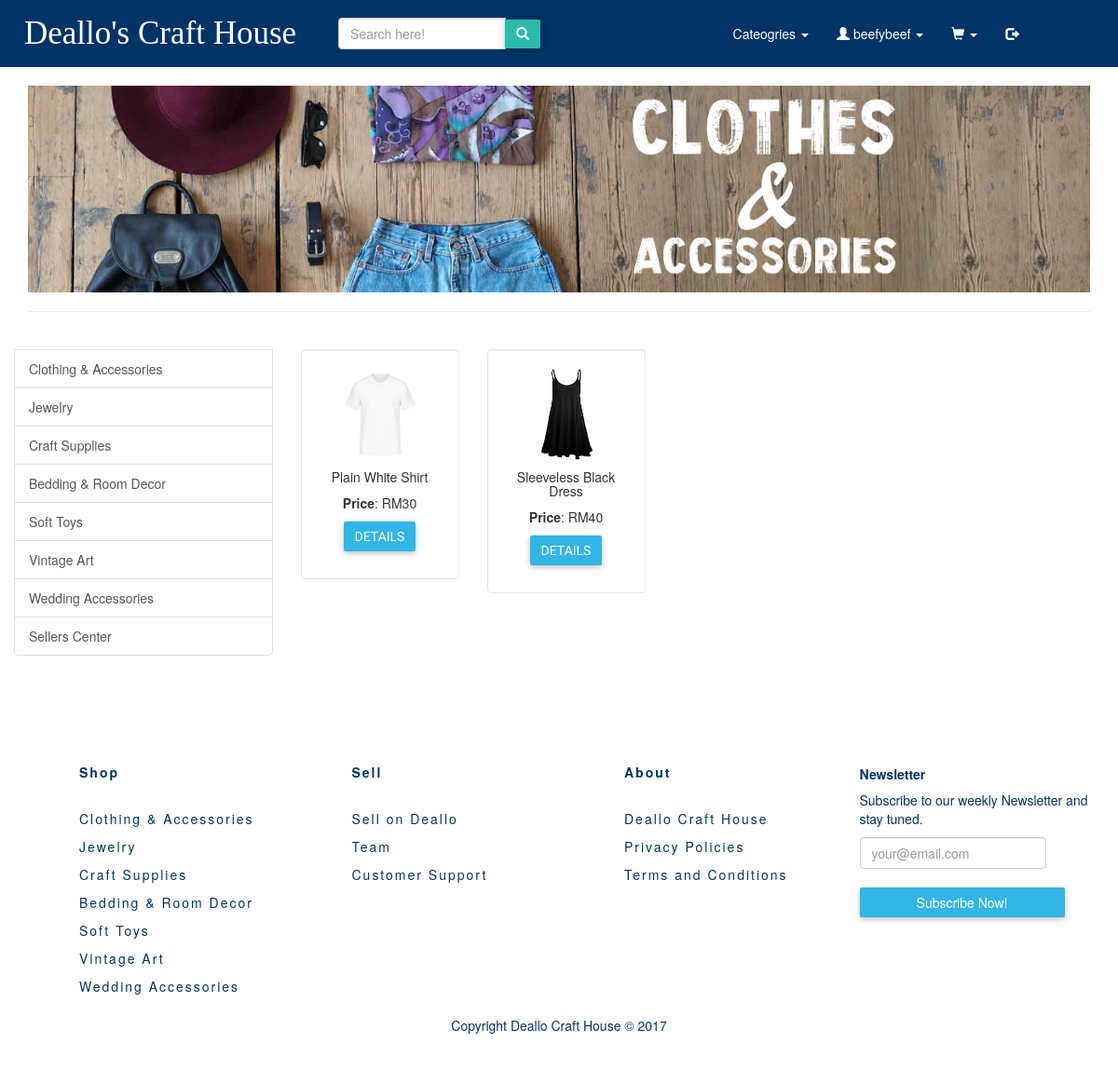
Screenshot of /pages/products/clothingAcc.php (signed in) with the database file from the repository.
### tables this page shows
CREATE TABLE `product` (
  `id` int(11) NOT NULL,
  `name` varchar(80) NOT NULL,
  `summary` varchar(255) NOT NULL,
  `price` double NOT NULL,
  `quantity` varchar(10) NOT NULL,
  `image` varchar(100) NOT NULL,
  `product_owner` varchar(255) NOT NULL,
  `category` varchar(255) NOT NULL
);

### pages/products/clothingAcc.php (the view, shortened to what this page needs)
<?php include '../../includes/product_config.php' ?>
<!DOCTYPE html>
<html>
<head>
	<link rel="stylesheet=" href="../styles/bootstrap/bootstrap.css">
    <link rel="stylesheet" href="https://maxcdn.bootstrapcdn.com/bootstrap/3.3.7/css/bootstrap.min.css">
    <link rel="stylesheet" type="text/css" href="../../styles/test.css"/>
    <link rel="stylesheet" type="text/css" href="../../styles/footer.css"/>
    <link rel="stylesheet" type="text/css" href="../../styles/buttons.css"/>
</head>
<body>
<?php include "../../templates/navbar_product_pages.php" ?>
<div class="container">
	<div class="row">
        <div class="col-lg-7 col-md-7 col-sm-12 col-xs-12 coverImage">
            <img src="../../images/cover-art/clothesCover.jpg" alt="Bedding decor cover art" height="100%" class="img-responsive" width="100%"/>
        </div>
    </div>
	<hr/>
	<div class="row">
		<div class="list-group col-lg-3 col-md-3 col-sm-5 col-xs-6">
    <br>
			<a href="clothingAcc.php" class="list-group-item">Clothing &amp; Accessories</a>
			<a href="jewelry.php" class="list-group-item">Jewelry</a>
			<a href="craftSupplies.php" class="list-group-item">Craft Supplies</a>
			<a href="bedding.php" class="list-group-item">Bedding &amp; Room Decor</a>
			<a href="softToys.php" class="list-group-item">Soft Toys</a>
			<a href="vintage.php" class="list-group-item">Vintage Art</a>
			<a href="wedding.php" class="list-group-item">Wedding Accessories</a>
			<a href="../myProducts.php" class="list-group-item">Sellers Center</a>
		</div>
		<br/>
	<div class="row" id="products" >
     <?php
        $stmt = $dbh->prepare('SELECT * FROM product WHERE category= "Clothing & Accessories" LIMIT 4 OFFSET 0');
        if ($stmt->execute()) {
            while ($row = $stmt->fetch()) {
        ?>
          <div class="col-md-2">
          <div class="well" style="background-color: white;">
              <img src="../../images/product_images/<?php echo $row['image']; ?>" class="img-responsive mx-auto d-block" width="100px" height="100px" />
              <div class="text-center">
                <h5><?php echo $row['name'] ?></h5>
                <p><strong>Price</strong>: RM<?php echo $row['price'] ?><br/></p>
                <p>
                    <button type="button" class="btn btn-info" data-toggle="modal" data-target="#myModal-<?php echo $row['id'] ?>">Details</button>
                </p>
              </div>
          </div>
          </div>
        <?php
            }
        }
        ?>
        </div>
	</div>
	</div>
</body>
 <?php include "../../templates/footer_products.php" ?>
</html>

### styles/test.css (style rules this page uses)
body { background-color: #FFFFFF; }
a { color: inherit; }
.coverImage { width:100%; }
img { margin: auto; display: block; }

### styles/buttons.css (style rules this page uses)
button { font-family: 'Roboto', sans-serif; text-transform: uppercase; }
.btn { border-radius: 2px; border: 0; transition: .2s ease-out; color: #fff; box-shadow: 0 2px 5px 0 rgba(0, 0, 0, 0.16), 0 2px 10px 0 rgba(0, 0, 0, 0.12); }
.btn-info { background: #33b5e5; }

### rows the page displays
product: image (picture), name "Plain White Shirt", price "30"
product: shows a picture, name "Sleeveless Black Dress", price "40"

### other values shown
$_SESSION['username'] "beefybeef"
